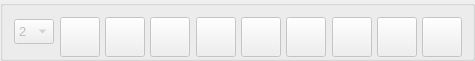
         <widget class="QGroupBox" name="groupBox_painting">
          <property name="minimumSize">
           <size>
            <width>475</width>
            <height>61</height>
           </size>
          </property>
          <property name="maximumSize">
           <size>
            <width>471</width>
            <height>61</height>
           </size>
          </property>
          <property name="title">
           <string/>
          </property>
          <layout class="QGridLayout" name="gridLayout_4">
           <item row="0" column="0">
            <widget class="QComboBox" name="comboBox_line_thickness">
             <property name="enabled">
              <bool>false</bool>
             </property>
             <property name="sizePolicy">
              <sizepolicy hsizetype="Fixed" vsizetype="Fixed">
               <horstretch>0</horstretch>
               <verstretch>0</verstretch>
              </sizepolicy>
             </property>
             <property name="minimumSize">
              <size>
               <width>40</width>
               <height>25</height>
              </size>
             </property>
             <property name="maximumSize">
              <size>
               <width>40</width>
               <height>25</height>
              </size>
             </property>
             <property name="font">
              <font>
               <pointsize>10</pointsize>
              </font>
             </property>
             <property name="statusTip">
              <string>Толщина линий</string>
             </property>
             <property name="currentIndex">
              <number>0</number>
             </property>
             <item>
              <property name="text">
               <string>2</string>
              </property>
             </item>
             <item>
              <property name="text">
               <string>3</string>
              </property>
             </item>
             <item>
              <property name="text">
               <string>4</string>
              </property>
             </item>
             <item>
              <property name="text">
               <string>5</string>
              </property>
             </item>
             <item>
              <property name="text">
               <string>6</string>
              </property>
             </item>
            </widget>
           </item>
           <item row="0" column="1">
            <widget class="QPushButton" name="pushButton_route">
             <property name="enabled">
              <bool>false</bool>
             </property>
             <property name="sizePolicy">
              <sizepolicy hsizetype="Fixed" vsizetype="Fixed">
               <horstretch>0</horstretch>
               <verstretch>0</verstretch>
              </sizepolicy>
             </property>
             <property name="minimumSize">
              <size>
               <width>40</width>
               <height>40</height>
              </size>
             </property>
             <property name="maximumSize">
              <size>
               <width>40</width>
               <height>40</height>
              </size>
             </property>
             <property name="toolTip">
              <string>Q</string>
             </property>
             <property name="statusTip">
              <string>Рисование маршрута (Q)</string>
             </property>
             <property name="text">
              <string/>
             </property>
             <property name="iconSize">
              <size>
               <width>35</width>
               <height>35</height>
              </size>
             </property>
             <property name="shortcut">
              <string>Q</string>
             </property>
             <property name="checkable">
              <bool>true</bool>
             </property>
            </widget>
           </item>
           <item row="0" column="2">
            <widget class="QPushButton" name="pushButton_block">
             <property name="enabled">
              <bool>false</bool>
             </property>
             <property name="sizePolicy">
              <sizepolicy hsizetype="Fixed" vsizetype="Fixed">
               <horstretch>0</horstretch>
               <verstretch>0</verstretch>
              </sizepolicy>
             </property>
             <property name="minimumSize">
              <size>
               <width>40</width>
               <height>40</height>
              </size>
             </property>
             <property name="maximumSize">
              <size>
               <width>40</width>
               <height>40</height>
              </size>
             </property>
             <property name="toolTip">
              <string>W</string>
             </property>
             <property name="statusTip">
              <string>Рисование блока (W)</string>
             </property>
             <property name="text">
              <string/>
             </property>
             <property name="iconSize">
              <size>
               <width>35</width>
               <height>35</height>
              </size>
             </property>
             <property name="shortcut">
              <string>W</string>
             </property>
             <property name="checkable">
              <bool>true</bool>
             </property>
            </widget>
           </item>
           <item row="0" column="3">
            <widget class="QPushButton" name="pushButton_motion">
             <property name="enabled">
              <bool>false</bool>
             </property>
             <property name="sizePolicy">
              <sizepolicy hsizetype="Fixed" vsizetype="Fixed">
               <horstretch>0</horstretch>
               <verstretch>0</verstretch>
              </sizepolicy>
             </property>
             <property name="minimumSize">
              <size>
               <width>40</width>
               <height>40</height>
              </size>
             </property>
             <property name="maximumSize">
              <size>
               <width>40</width>
               <height>40</height>
              </size>
             </property>
             <property name="toolTip">
              <string>E</string>
             </property>
             <property name="statusTip">
              <string>Рисование моушена (E)</string>
             </property>
             <property name="text">
              <string/>
             </property>
             <property name="iconSize">
              <size>
               <width>35</width>
               <height>35</height>
              </size>
             </property>
             <property name="shortcut">
              <string>E</string>
             </property>
             <property name="checkable">
              <bool>true</bool>
             </property>
            </widget>
           </item>
           <item row="0" column="4">
            <widget class="QPushButton" name="pushButton_delete_actions">
             <property name="enabled">
              <bool>false</bool>
             </property>
             <property name="sizePolicy">
              <sizepolicy hsizetype="Fixed" vsizetype="Fixed">
               <horstretch>0</horstretch>
               <verstretch>0</verstretch>
              </sizepolicy>
             </property>
             <property name="minimumSize">
              <size>
               <width>40</width>
               <height>40</height>
              </size>
             </property>
             <property name="maximumSize">
              <size>
               <width>40</width>
               <height>40</height>
              </size>
             </property>
             <property name="toolTip">
              <string>Ctrl + Q</string>
             </property>
             <property name="statusTip">
              <string>Удаление всех действий игроков (Ctrl + Q)</string>
             </property>
             <property name="text">
              <string/>
             </property>
             <property name="iconSize">
              <size>
               <width>35</width>
               <height>35</height>
              </size>
             </property>
             <property name="shortcut">
              <string>Ctrl+Q</string>
             </property>
            </widget>
           </item>
           <item row="0" column="5">
            <widget class="QPushButton" name="pushButton_rectangle">
             <property name="enabled">
              <bool>false</bool>
             </property>
             <property name="sizePolicy">
              <sizepolicy hsizetype="Fixed" vsizetype="Fixed">
               <horstretch>0</horstretch>
               <verstretch>0</verstretch>
              </sizepolicy>
             </property>
             <property name="minimumSize">
              <size>
               <width>40</width>
               <height>40</height>
              </size>
             </property>
             <property name="maximumSize">
              <size>
               <width>40</width>
               <height>40</height>
              </size>
             </property>
             <property name="toolTip">
              <string>R</string>
             </property>
             <property name="statusTip">
              <string>Рисование прямоугольника (R)</string>
             </property>
             <property name="text">
              <string/>
             </property>
             <property name="iconSize">
              <size>
               <width>35</width>
               <height>35</height>
              </size>
             </property>
             <property name="shortcut">
              <string>R</string>
             </property>
             <property name="checkable">
              <bool>true</bool>
             </property>
            </widget>
           </item>
           <item row="0" column="6">
            <widget class="QPushButton" name="pushButton_ellipse">
             <property name="enabled">
              <bool>false</bool>
             </property>
             <property name="sizePolicy">
              <sizepolicy hsizetype="Fixed" vsizetype="Fixed">
               <horstretch>0</horstretch>
               <verstretch>0</verstretch>
              </sizepolicy>
             </property>
             <property name="minimumSize">
              <size>
               <width>40</width>
               <height>40</height>
              </size>
             </property>
             <property name="maximumSize">
              <size>
               <width>40</width>
               <height>40</height>
              </size>
             </property>
             <property name="toolTip">
              <string>T</string>
             </property>
             <property name="statusTip">
              <string>Рисование эллипса (T)</string>
             </property>
             <property name="text">
              <string/>
             </property>
             <property name="iconSize">
              <size>
               <width>35</width>
               <height>35</height>
              </size>
             </property>
             <property name="shortcut">
              <string>T</string>
             </property>
             <property name="checkable">
              <bool>true</bool>
             </property>
            </widget>
           </item>
           <item row="0" column="7">
            <widget class="QPushButton" name="pushButton_delete_figures">
             <property name="enabled">
              <bool>false</bool>
             </property>
             <property name="sizePolicy">
              <sizepolicy hsizetype="Fixed" vsizetype="Fixed">
               <horstretch>0</horstretch>
               <verstretch>0</verstretch>
              </sizepolicy>
             </property>
             <property name="minimumSize">
              <size>
               <width>40</width>
               <height>40</height>
              </size>
             </property>
             <property name="maximumSize">
              <size>
               <width>40</width>
               <height>40</height>
              </size>
             </property>
             <property name="toolTip">
              <string>Ctrl + R</string>
             </property>
             <property name="statusTip">
              <string>Удаление всех фигур (Ctrl + R)</string>
             </property>
             <property name="text">
              <string/>
             </property>
             <property name="iconSize">
              <size>
               <width>35</width>
               <height>35</height>
              </size>
             </property>
             <property name="shortcut">
              <string>Ctrl+R</string>
             </property>
             <property name="checkable">
              <bool>false</bool>
             </property>
            </widget>
           </item>
           <item row="0" column="8">
            <widget class="QPushButton" name="pushButton_pencil">
             <property name="enabled">
              <bool>false</bool>
             </property>
             <property name="sizePolicy">
              <sizepolicy hsizetype="Fixed" vsizetype="Fixed">
               <horstretch>0</horstretch>
               <verstretch>0</verstretch>
              </sizepolicy>
             </property>
             <property name="minimumSize">
              <size>
               <width>40</width>
               <height>40</height>
              </size>
             </property>
             <property name="maximumSize">
              <size>
               <width>40</width>
               <height>40</height>
              </size>
             </property>
             <property name="toolTip">
              <string>F</string>
             </property>
             <property name="statusTip">
              <string>Рисование карандашом (F)</string>
             </property>
             <property name="text">
              <string/>
             </property>
             <property name="iconSize">
              <size>
               <width>35</width>
               <height>35</height>
              </size>
             </property>
             <property name="shortcut">
              <string>F</string>
             </property>
             <property name="checkable">
              <bool>true</bool>
             </property>
            </widget>
           </item>
           <item row="0" column="9">
            <widget class="QPushButton" name="pushButton_delete_pencil">
             <property name="enabled">
              <bool>false</bool>
             </property>
             <property name="sizePolicy">
              <sizepolicy hsizetype="Fixed" vsizetype="Fixed">
               <horstretch>0</horstretch>
               <verstretch>0</verstretch>
              </sizepolicy>
             </property>
             <property name="minimumSize">
              <size>
               <width>40</width>
               <height>40</height>
              </size>
             </property>
             <property name="maximumSize">
              <size>
               <width>40</width>
               <height>40</height>
              </size>
             </property>
             <property name="toolTip">
              <string>Ctrl + F</string>
             </property>
             <property name="statusTip">
              <string>Удаление карандаша (Ctrl + F)</string>
             </property>
             <property name="text">
              <string/>
             </property>
             <property name="iconSize">
              <size>
               <width>35</width>
               <height>35</height>
              </size>
             </property>
             <property name="shortcut">
              <string>Ctrl+F</string>
             </property>
             <property name="checkable">
              <bool>false</bool>
             </property>
            </widget>
           </item>
          </layout>
         </widget>
